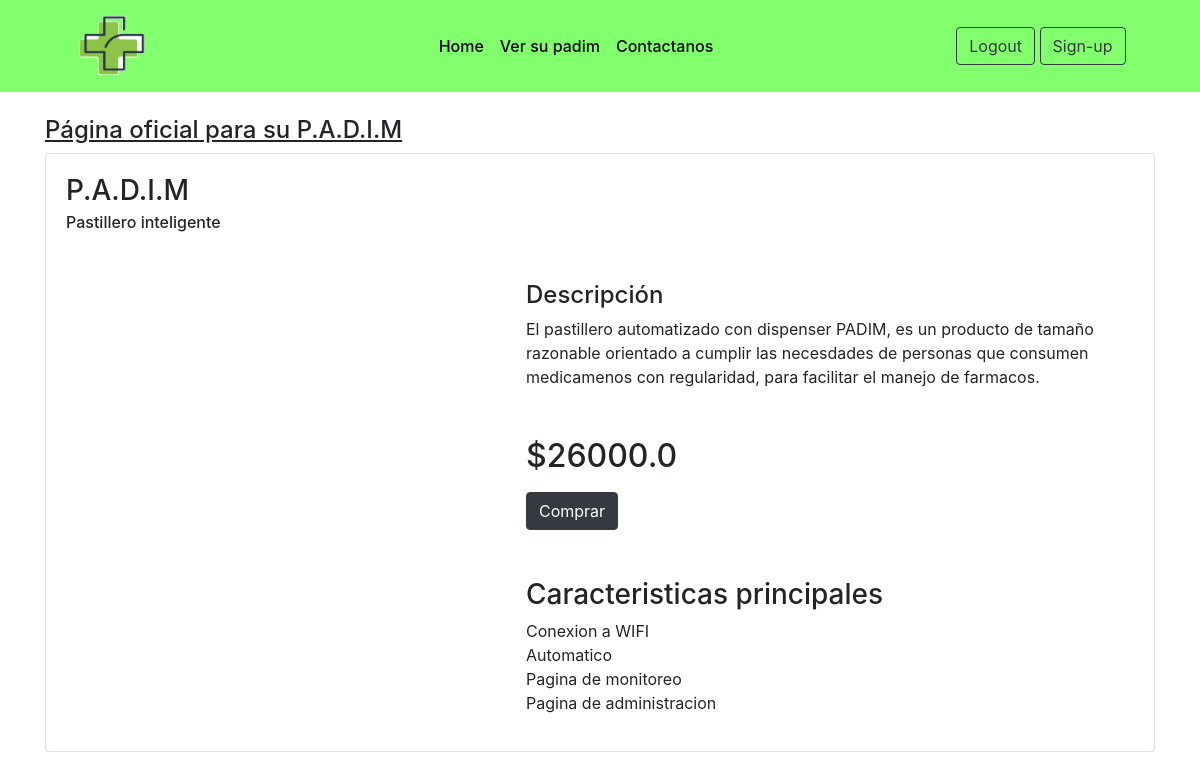
The app's page /compra-producto/1 (signed in) with its own data.
### tables this page shows
CREATE TABLE "productos" (
	"id_producto"	INTEGER NOT NULL UNIQUE,
	"nombre"	TEXT,
	"descripcion"	TEXT,
	"resesñas"	INTEGER,
	"valoracion"	INTEGER,
	"precio"	REAL,
	"descripcion_larga"	TEXT,
	PRIMARY KEY("id_producto" AUTOINCREMENT)
);

### main.py (the view)
@app.route("/compra-producto/<idproducto>")
def comprar_producto(idproducto):
    if logueado():
        id_padim = session["padim"]
    else:
        id_padim = None
    conn = sqlite3.connect('PADIM.db')
    producto = conn.execute(f"SELECT * FROM productos WHERE id_producto={idproducto}")
    producto = producto.fetchall()
    conn.close()
    return render_template("ComprarProducto.html", producto=producto[0], padim=id_padim)

### main.py (called while the page is built)
def logueado():
    if "padim" in session:
        return True
    else:
        return False

### templates/ComprarProducto.html (shortened to what this page needs)
{% extends "Template.html" %}
{% block contenido %}
<div class="container">
    <div class="card">
        <div class="card-body">
            <h3 class="card-title">{{ producto[1] }}</h3>
            <h6 class="card-subtitle">{{ producto[2] }}</h6>
            <div class="row">
                <div class="col-lg-5 col-md-5 col-sm-6">
                    <div class="white-box text-center">
                    </div>
                </div>
                <div class="col-lg-7 col-md-7 col-sm-6">
                    <h4 class="box-title mt-5">Descripción</h4>
                    <p>{{ producto[6] }}</p>
                    <h2 class="mt-5">
                        ${{ producto[5] }}
                    </h2>
                    <button class="btn btn-dark mt-2">Comprar</button>
                    <h3 class="box-title mt-5">Caracteristicas principales</h3>
                    <ul class="list-unstyled">
                        <li>Conexion a WIFI</li>
                        <li>Automatico</li>
                        <li>Pagina de monitoreo</li>
                        <li>Pagina de administracion</li>
                    </ul>
                </div>
            </div>
        </div>
    </div>
</div>
{% endblock contenido %}

### static/Main.css (style rules this page uses)
body { background-color: white; }
.row { margin-left: auto; margin-right: auto; }

### records on screen
productos: nombre "P.A.D.I.M", descripcion "Pastillero inteligente", descripcion_larga "El pastillero automatizado con dispenser PADIM, es un producto de tamaño razonable orientado a cumplir las necesdades de personas que consumen medicamenos con regularidad, para facilitar el manejo de farmacos.", precio "26000.0"
